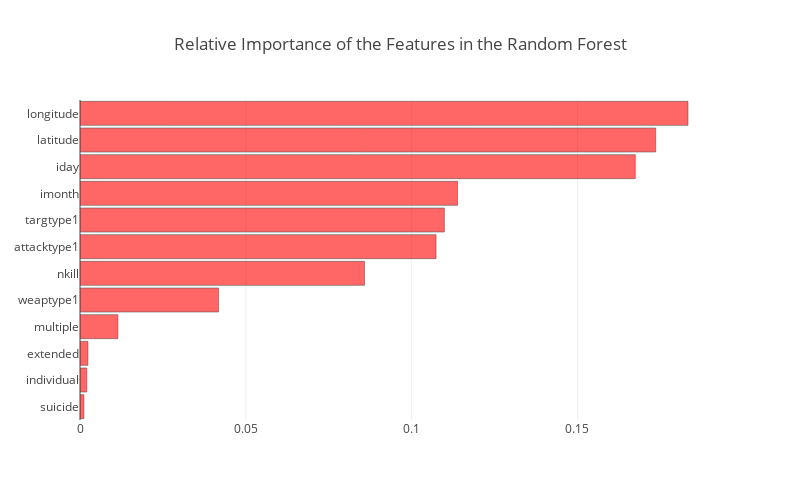

Source (notebook cell):
### Code cell
data = go.Bar(
    y=['suicide', 'individual', 'extended', 'multiple', 'weaptype1', 'nkill', 'attacktype1','targtype1', 
       'imonth',  'iday', 'latitude',  'longitude'],
    x=[0.001182,0.002047,0.002392,0.011422,0.041777,0.085776,0.107362,0.109867,0.113829,0.167432,0.173583,0.18333],   
    orientation = 'h',
    marker = dict(color = 'rgba(255,0,0, 0.6)', line = dict(width = 0.5)))

data = [data]
layout = go.Layout(title = 'Relative Importance of the Features in the Random Forest',
    barmode='group', bargap=0.1, width=800,height=500,)

fig = go.Figure(data=data, layout=layout)
iplot(fig)

### Figure 1 — Plotly figure (JSON) as saved in the notebook; plotly's stock layout.template omitted (floating-point values rounded to 4 significant figures)
{"data": [{"marker": {"color": "rgba(255,0,0, 0.6)", "line": {"width": 0.5}}, "orientation": "h", "type": "bar", "x": [0.001182, 0.002047, 0.002392, 0.01142, 0.04178, 0.08578, 0.1074, 0.1099, 0.1138, 0.1674, 0.1736, 0.1833], "y": ["suicide", "individual", "extended", "multiple", "weaptype1", "nkill", "attacktype1", "targtype1", "imonth", "iday", "latitude", "longitude"]}], "layout": {"bargap": 0.1, "barmode": "group", "height": 500, "title": "Relative Importance of the Features in the Random Forest", "width": 800}}
